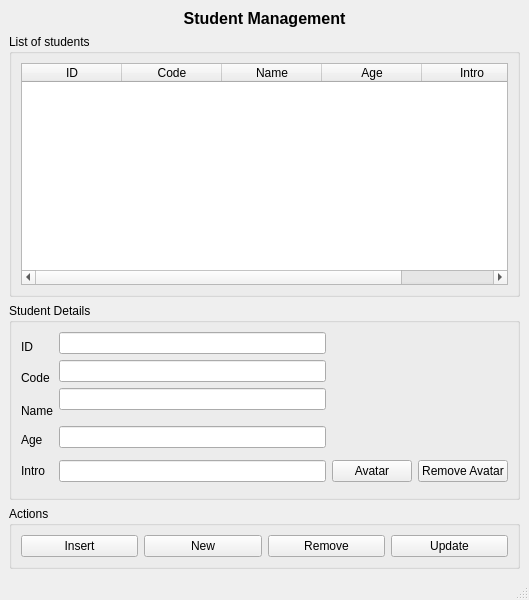
<?xml version="1.0" encoding="UTF-8"?>
<ui version="4.0">
 <class>MainWindow</class>
 <widget class="QMainWindow" name="MainWindow">
  <property name="geometry">
   <rect>
    <x>0</x>
    <y>0</y>
    <width>529</width>
    <height>600</height>
   </rect>
  </property>
  <property name="windowTitle">
   <string>MainWindow</string>
  </property>
  <widget class="QWidget" name="centralwidget">
   <layout class="QVBoxLayout" name="verticalLayout">
    <item>
     <widget class="QLabel" name="label">
      <property name="font">
       <font>
        <pointsize>12</pointsize>
        <weight>75</weight>
        <bold>true</bold>
       </font>
      </property>
      <property name="text">
       <string>Student Management</string>
      </property>
      <property name="alignment">
       <set>Qt::AlignCenter</set>
      </property>
     </widget>
    </item>
    <item>
     <widget class="QGroupBox" name="groupBox">
      <property name="title">
       <string>List of students</string>
      </property>
      <layout class="QVBoxLayout" name="verticalLayout_2">
       <item>
        <widget class="QTableWidget" name="tableWidget_students">
         <column>
          <property name="text">
           <string>ID</string>
          </property>
         </column>
         <column>
          <property name="text">
           <string>Code</string>
          </property>
         </column>
         <column>
          <property name="text">
           <string>Name</string>
          </property>
         </column>
         <column>
          <property name="text">
           <string>Age</string>
          </property>
         </column>
         <column>
          <property name="text">
           <string>Intro</string>
          </property>
         </column>
        </widget>
       </item>
      </layout>
     </widget>
    </item>
    <item>
     <widget class="QGroupBox" name="groupBox_studentdetails">
      <property name="title">
       <string>Student Details</string>
      </property>
      <layout class="QGridLayout" name="gridLayout">
       <item row="0" column="2" rowspan="2">
        <widget class="QLineEdit" name="lineEdit_id"/>
       </item>
       <item row="1" column="0">
        <widget class="QLabel" name="label_id">
         <property name="text">
          <string>ID</string>
         </property>
        </widget>
       </item>
       <item row="8" column="0">
        <widget class="QLabel" name="label_intro">
         <property name="text">
          <string>Intro</string>
         </property>
        </widget>
       </item>
       <item row="2" column="0" rowspan="2">
        <widget class="QLabel" name="label_code">
         <property name="text">
          <string>Code</string>
         </property>
        </widget>
       </item>
       <item row="4" column="0" rowspan="2">
        <widget class="QLabel" name="label_name">
         <property name="text">
          <string>Name</string>
         </property>
        </widget>
       </item>
       <item row="2" column="2">
        <widget class="QLineEdit" name="lineEdit_code"/>
       </item>
       <item row="6" column="0" rowspan="2">
        <widget class="QLabel" name="label_age">
         <property name="text">
          <string>Age</string>
         </property>
        </widget>
       </item>
       <item row="3" column="2" rowspan="2">
        <widget class="QLineEdit" name="lineEdit_name"/>
       </item>
       <item row="7" column="2" rowspan="3">
        <widget class="QLineEdit" name="lineEdit_intro"/>
       </item>
       <item row="8" column="4">
        <widget class="QPushButton" name="pushButton_avatar">
         <property name="text">
          <string>Avatar</string>
         </property>
        </widget>
       </item>
       <item row="8" column="5">
        <widget class="QPushButton" name="pushButton_removeavatar">
         <property name="text">
          <string>Remove Avatar</string>
         </property>
        </widget>
       </item>
       <item row="0" column="4" rowspan="7" colspan="2">
        <widget class="QLabel" name="label_image">
         <property name="maximumSize">
          <size>
           <width>164</width>
           <height>98</height>
          </size>
         </property>
         <property name="text">
          <string/>
         </property>
         <property name="pixmap">
          <pixmap>C:/Users/DELL/Pictures/Saved Pictures/4a4c91b1d4a2cd19cf62e22ab0a94bd9.jpg</pixmap>
         </property>
         <property name="scaledContents">
          <bool>true</bool>
         </property>
        </widget>
       </item>
       <item row="6" column="2">
        <widget class="QLineEdit" name="lineEdit_age"/>
       </item>
      </layout>
     </widget>
    </item>
    <item>
     <widget class="QGroupBox" name="groupBox_action">
      <property name="title">
       <string>Actions</string>
      </property>
      <layout class="QHBoxLayout" name="horizontalLayout">
       <item>
        <widget class="QPushButton" name="pushButton_insert">
         <property name="text">
          <string>Insert</string>
         </property>
        </widget>
       </item>
       <item>
        <widget class="QPushButton" name="pushButton_new">
         <property name="text">
          <string>New</string>
         </property>
        </widget>
       </item>
       <item>
        <widget class="QPushButton" name="pushButton_remove">
         <property name="text">
          <string>Remove</string>
         </property>
        </widget>
       </item>
       <item>
        <widget class="QPushButton" name="pushButton_update">
         <property name="text">
          <string>Update</string>
         </property>
        </widget>
       </item>
      </layout>
     </widget>
    </item>
   </layout>
  </widget>
  <widget class="QMenuBar" name="menubar">
   <property name="geometry">
    <rect>
     <x>0</x>
     <y>0</y>
     <width>529</width>
     <height>21</height>
    </rect>
   </property>
  </widget>
  <widget class="QStatusBar" name="statusbar"/>
 </widget>
 <resources/>
 <connections/>
</ui>
